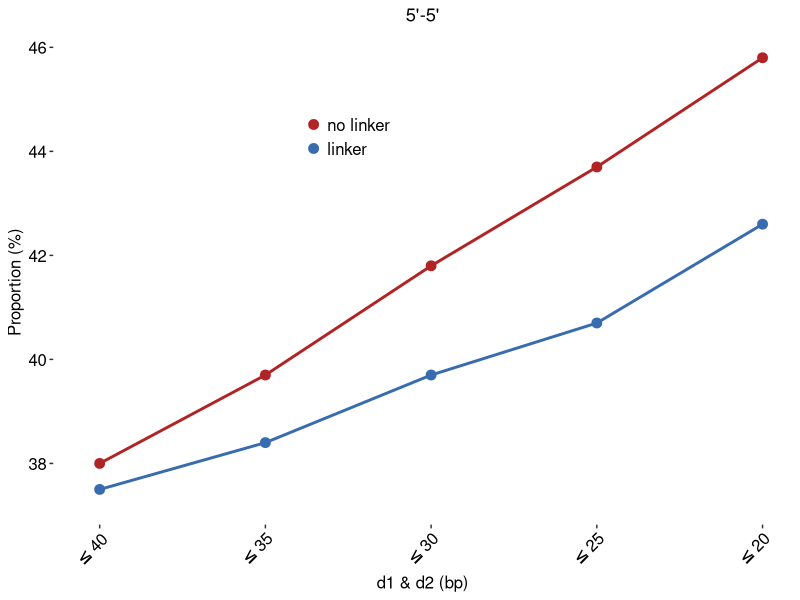

Write R code to recreate this figure.
setwd("/home/lxk/private/DNase-C/dimer_paper/fig1/293T/HiChIP_bio-dNTP/")
library(tidyverse)
library(Cairo)

# df <- data.frame(
#   dis =     c(50,   45.0, 40.0, 35.0, 30.0, 25.0, 20.0, 15.0, 10.0, 5.0),
#   biodNTP = c(36.0, 36.7, 38.0, 39.7, 41.8, 43.7, 45.8, 48.8, 53.6, 72.8),
#   linker =  c(36.5, 36.9, 37.5, 38.4, 39.7, 40.7, 42.6, 48.4, 56.6, 89.4)
# )

df <- data.frame(
  dis =     c(40.0, 35.0, 30.0, 25.0, 20.0),
  biodNTP = c(38.0, 39.7, 41.8, 43.7, 45.8),
  linker =  c(37.5, 38.4, 39.7, 40.7, 42.6)
)

df <- df %>%
  pivot_longer(
    cols = c("biodNTP", "linker"),
    names_to = "type",
    values_to = "proportion"      
  )

df$dis <- factor(df$dis, levels = c("40", "35", "30", "25", "20"))

# CairoPDF("bio_vs_link.pdf", width = 2.5, height = 2, bg = "transparent", family ="Arial")
# png("con_tt_bias_bio_vs_link.png", units = "in", width = 2.5, height = 2.5, res = 300, bg = "transparent")
pdf("bio_vs_link.pdf", width = 2.0, height = 2.3, bg = "transparent")

ggplot(data = df, mapping = aes(x=dis, y=proportion, color=type)) + 
  geom_line(aes(group=type), size = 1) + 
  geom_point(size = 3) +
  labs(title = "5'-5'") + 
  xlab("d1 & d2 (bp)") + 
  ylab("Proportion (%)") + 
  scale_y_continuous(
    limits = c(37, 45.8),
    expand = expansion(mult = c(0.02, .04))
    ) +
  scale_x_discrete(
    # limits = c(40, 35, 30, 25, 20),
    # breaks = c(40, 35, 30, 25, 20),
    # labels = c("≤ 20",  '≤ 25', '≤ 30', '≤ 35', '≤ 40'),
    labels = c(expression(""<="40"),
               expression(""<="35"),
               expression(""<="30"),
               expression(""<="25"),
               expression(""<="20") # “小于等于20”
               ),
    expand = expansion(mult = c(0.07, .045))
    ) +
  guides(
    color = guide_legend(
      ncol = 1,
      keywidth = 0.01,
      )
    ) +  
  scale_color_manual(
    values = c("biodNTP"="#b12425", "linker"="#386CAF"),
    limits = c("biodNTP","linker"),
    labels = c("no linker","linker")
  ) +
  theme(
    axis.text = element_text(color = "black",size = 12), #face = "bold",
    axis.title = element_text(color = "black",size = 12),
    axis.text.x = element_text(color = "black", 
                               size = 12, 
                               angle = 45, 
                               hjust = 1,
                               vjust = 1
    ),
    panel.border = element_blank(), 
    panel.grid = element_blank(),
    legend.title = element_blank(),
    legend.text = element_text(size = 12),
    panel.background = element_blank(), 
    # legend.position = "top",
    legend.position = c(0.4,0.8),
    rect = element_rect(fill = NA, size=0, color = NA),
    plot.background = element_rect(fill = NA, size=0, color = NA),
    legend.background = element_rect(fill = NA, size=0, color = NA),
    legend.key = element_rect(fill = NA, size=0, color = NA),
    # plot.margin = margin(t = 0, r = 0, b = 0, l = 0, unit = "pt")
    plot.title = element_text(
      hjust = 0.5,          # 水平对齐：0=左, 0.5=中, 1=右
      # vjust = 0.5,          # 垂直对齐
      # size = 14,            # 字体大小
      # face = "bold",        # 字体样式：bold, italic, plain
      # color = "darkblue",   # 字体颜色
      margin = margin(t = 0, b = 10)  # 上下边距
    ),
  ) 

dev.off()
